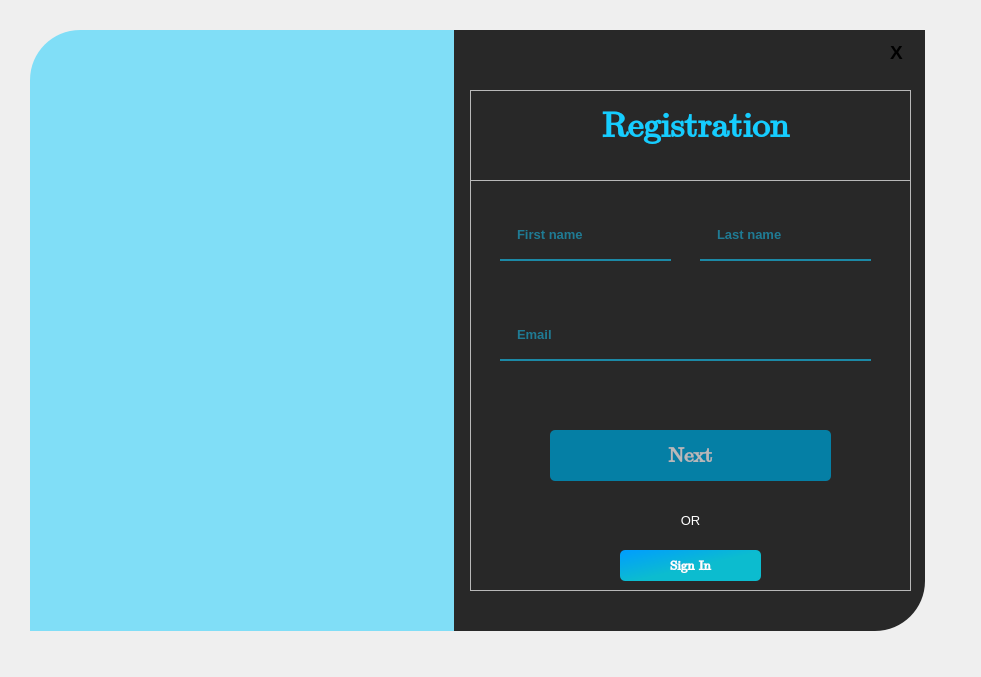
<?xml version="1.0" encoding="UTF-8"?>
<ui version="4.0">
 <class>Registration</class>
 <widget class="QMainWindow" name="Registration">
  <property name="geometry">
   <rect>
    <x>0</x>
    <y>0</y>
    <width>981</width>
    <height>677</height>
   </rect>
  </property>
  <property name="windowTitle">
   <string>MainWindow</string>
  </property>
  <widget class="QWidget" name="centralwidget">
   <widget class="QWidget" name="widget" native="true">
    <property name="geometry">
     <rect>
      <x>0</x>
      <y>0</y>
      <width>951</width>
      <height>661</height>
     </rect>
    </property>
    <widget class="QLabel" name="label">
     <property name="geometry">
      <rect>
       <x>30</x>
       <y>30</y>
       <width>491</width>
       <height>601</height>
      </rect>
     </property>
     <property name="styleSheet">
      <string notr="true">border-image: url(:/background/background.jpg);
border-top-left-radius:50px;</string>
     </property>
     <property name="text">
      <string/>
     </property>
    </widget>
    <widget class="QLabel" name="label_2">
     <property name="geometry">
      <rect>
       <x>454</x>
       <y>30</y>
       <width>471</width>
       <height>601</height>
      </rect>
     </property>
     <property name="cursor">
      <cursorShape>IBeamCursor</cursorShape>
     </property>
     <property name="styleSheet">
      <string notr="true">background-color: rgb(40, 40, 40);
border-bottom-right-radius:50px;</string>
     </property>
     <property name="text">
      <string/>
     </property>
    </widget>
    <widget class="QPushButton" name="pushButton">
     <property name="geometry">
      <rect>
       <x>870</x>
       <y>32</y>
       <width>53</width>
       <height>41</height>
      </rect>
     </property>
     <property name="font">
      <font>
       <pointsize>14</pointsize>
       <weight>75</weight>
       <bold>true</bold>
      </font>
     </property>
     <property name="styleSheet">
      <string notr="true">QPushButton{
	color:rgb(0, 0, 0);
	border:none;
}
QPushButton:hover{
	background-color:rgb(255, 0, 0);
	color:rgb(255, 255, 255);
}</string>
     </property>
     <property name="text">
      <string>X</string>
     </property>
    </widget>
    <widget class="QLabel" name="label_4">
     <property name="geometry">
      <rect>
       <x>80</x>
       <y>30</y>
       <width>841</width>
       <height>41</height>
      </rect>
     </property>
     <property name="text">
      <string/>
     </property>
    </widget>
    <widget class="QLabel" name="label_3">
     <property name="geometry">
      <rect>
       <x>30</x>
       <y>30</y>
       <width>491</width>
       <height>601</height>
      </rect>
     </property>
     <property name="styleSheet">
      <string notr="true">background-color: rgba(21, 205, 255, 130);
border-top-left-radius:50px;</string>
     </property>
     <property name="text">
      <string/>
     </property>
     <property name="scaledContents">
      <bool>true</bool>
     </property>
    </widget>
    <widget class="QFrame" name="frame">
     <property name="geometry">
      <rect>
       <x>470</x>
       <y>90</y>
       <width>441</width>
       <height>501</height>
      </rect>
     </property>
     <property name="frameShape">
      <enum>QFrame::StyledPanel</enum>
     </property>
     <property name="frameShadow">
      <enum>QFrame::Raised</enum>
     </property>
     <widget class="QLabel" name="label_5">
      <property name="geometry">
       <rect>
        <x>100</x>
        <y>10</y>
        <width>251</width>
        <height>51</height>
       </rect>
      </property>
      <property name="font">
       <font>
        <family>Cambria Math</family>
        <pointsize>26</pointsize>
        <weight>75</weight>
        <bold>true</bold>
       </font>
      </property>
      <property name="styleSheet">
       <string notr="true">color: rgb(21, 205, 255);</string>
      </property>
      <property name="text">
       <string>Registration</string>
      </property>
      <property name="alignment">
       <set>Qt::AlignCenter</set>
      </property>
     </widget>
     <widget class="QFrame" name="frame_2">
      <property name="geometry">
       <rect>
        <x>0</x>
        <y>90</y>
        <width>441</width>
        <height>411</height>
       </rect>
      </property>
      <property name="frameShape">
       <enum>QFrame::StyledPanel</enum>
      </property>
      <property name="frameShadow">
       <enum>QFrame::Raised</enum>
      </property>
      <widget class="QLineEdit" name="lineEdit">
       <property name="geometry">
        <rect>
         <x>30</x>
         <y>30</y>
         <width>171</width>
         <height>51</height>
        </rect>
       </property>
       <property name="font">
        <font>
         <pointsize>10</pointsize>
         <weight>75</weight>
         <bold>true</bold>
        </font>
       </property>
       <property name="cursor">
        <cursorShape>IBeamCursor</cursorShape>
       </property>
       <property name="styleSheet">
        <string notr="true">background-color:rgba(0,0,0,0);
border:none;
border-bottom:2px solid rgba(21, 205, 255, 150);
padding: 7px 15px 7px 15px;
color: rgb(21, 205, 255);</string>
       </property>
       <property name="echoMode">
        <enum>QLineEdit::Normal</enum>
       </property>
       <property name="cursorPosition">
        <number>0</number>
       </property>
       <property name="alignment">
        <set>Qt::AlignLeading|Qt::AlignLeft|Qt::AlignVCenter</set>
       </property>
       <property name="dragEnabled">
        <bool>false</bool>
       </property>
       <property name="readOnly">
        <bool>false</bool>
       </property>
       <property name="placeholderText">
        <string>First name</string>
       </property>
       <property name="cursorMoveStyle">
        <enum>Qt::VisualMoveStyle</enum>
       </property>
       <property name="clearButtonEnabled">
        <bool>false</bool>
       </property>
      </widget>
      <widget class="QLineEdit" name="lineEdit_2">
       <property name="geometry">
        <rect>
         <x>230</x>
         <y>30</y>
         <width>171</width>
         <height>51</height>
        </rect>
       </property>
       <property name="font">
        <font>
         <pointsize>10</pointsize>
         <weight>75</weight>
         <bold>true</bold>
        </font>
       </property>
       <property name="cursor">
        <cursorShape>IBeamCursor</cursorShape>
       </property>
       <property name="styleSheet">
        <string notr="true">background-color:rgba(0,0,0,0);
border:none;
border-bottom:2px solid rgba(21, 205, 255, 150);
padding: 7px 15px 7px 15px;
color: rgb(21, 205, 255);</string>
       </property>
       <property name="echoMode">
        <enum>QLineEdit::Normal</enum>
       </property>
       <property name="cursorPosition">
        <number>0</number>
       </property>
       <property name="alignment">
        <set>Qt::AlignLeading|Qt::AlignLeft|Qt::AlignVCenter</set>
       </property>
       <property name="dragEnabled">
        <bool>false</bool>
       </property>
       <property name="readOnly">
        <bool>false</bool>
       </property>
       <property name="placeholderText">
        <string>Last name</string>
       </property>
       <property name="cursorMoveStyle">
        <enum>Qt::VisualMoveStyle</enum>
       </property>
       <property name="clearButtonEnabled">
        <bool>false</bool>
       </property>
      </widget>
      <widget class="QLineEdit" name="lineEdit_3">
       <property name="geometry">
        <rect>
         <x>30</x>
         <y>130</y>
         <width>371</width>
         <height>51</height>
        </rect>
       </property>
       <property name="font">
        <font>
         <pointsize>10</pointsize>
         <weight>75</weight>
         <bold>true</bold>
        </font>
       </property>
       <property name="cursor">
        <cursorShape>IBeamCursor</cursorShape>
       </property>
       <property name="styleSheet">
        <string notr="true">background-color:rgba(0,0,0,0);
border:none;
border-bottom:2px solid rgba(21, 205, 255, 150);
padding: 7px 15px 7px 15px;
color: rgb(21, 205, 255);</string>
       </property>
       <property name="echoMode">
        <enum>QLineEdit::Normal</enum>
       </property>
       <property name="cursorPosition">
        <number>0</number>
       </property>
       <property name="alignment">
        <set>Qt::AlignLeading|Qt::AlignLeft|Qt::AlignVCenter</set>
       </property>
       <property name="dragEnabled">
        <bool>false</bool>
       </property>
       <property name="readOnly">
        <bool>false</bool>
       </property>
       <property name="placeholderText">
        <string>Email</string>
       </property>
       <property name="cursorMoveStyle">
        <enum>Qt::VisualMoveStyle</enum>
       </property>
       <property name="clearButtonEnabled">
        <bool>false</bool>
       </property>
      </widget>
      <widget class="QPushButton" name="pushButton_2">
       <property name="geometry">
        <rect>
         <x>80</x>
         <y>250</y>
         <width>281</width>
         <height>51</height>
        </rect>
       </property>
       <property name="font">
        <font>
         <family>Cambria Math</family>
         <pointsize>16</pointsize>
         <weight>75</weight>
         <bold>true</bold>
        </font>
       </property>
       <property name="styleSheet">
        <string notr="true">border-radius:5px;
background-color: rgb(5, 127, 165);
color: rgb(185, 185, 185);</string>
       </property>
       <property name="text">
        <string>Next</string>
       </property>
      </widget>
      <widget class="QLabel" name="label_6">
       <property name="geometry">
        <rect>
         <x>190</x>
         <y>330</y>
         <width>61</width>
         <height>21</height>
        </rect>
       </property>
       <property name="font">
        <font>
         <pointsize>10</pointsize>
         <weight>50</weight>
         <bold>false</bold>
         <underline>false</underline>
        </font>
       </property>
       <property name="styleSheet">
        <string notr="true">color:rgb(255, 255, 255);</string>
       </property>
       <property name="text">
        <string>OR</string>
       </property>
       <property name="alignment">
        <set>Qt::AlignCenter</set>
       </property>
      </widget>
      <widget class="QPushButton" name="pushButton_3">
       <property name="geometry">
        <rect>
         <x>150</x>
         <y>370</y>
         <width>141</width>
         <height>31</height>
        </rect>
       </property>
       <property name="font">
        <font>
         <family>Cambria Math</family>
         <pointsize>10</pointsize>
         <weight>75</weight>
         <bold>true</bold>
        </font>
       </property>
       <property name="cursor">
        <cursorShape>PointingHandCursor</cursorShape>
       </property>
       <property name="styleSheet">
        <string notr="true">background-color: qlineargradient(spread:pad, x1:0, y1:0, x2:1, y2:0.955, stop:0 rgba(0, 157, 255, 255), stop:0.552239 rgba(12, 188, 207, 255));
border-radius:5px;
color: rgb(255, 255, 255);</string>
       </property>
       <property name="text">
        <string>Sign In</string>
       </property>
      </widget>
     </widget>
     <widget class="QFrame" name="frame_3">
      <property name="geometry">
       <rect>
        <x>0</x>
        <y>90</y>
        <width>0</width>
        <height>411</height>
       </rect>
      </property>
      <property name="frameShape">
       <enum>QFrame::StyledPanel</enum>
      </property>
      <property name="frameShadow">
       <enum>QFrame::Raised</enum>
      </property>
      <widget class="QLineEdit" name="lineEdit_4">
       <property name="geometry">
        <rect>
         <x>30</x>
         <y>10</y>
         <width>241</width>
         <height>51</height>
        </rect>
       </property>
       <property name="font">
        <font>
         <pointsize>10</pointsize>
         <weight>75</weight>
         <bold>true</bold>
        </font>
       </property>
       <property name="cursor">
        <cursorShape>IBeamCursor</cursorShape>
       </property>
       <property name="styleSheet">
        <string notr="true">background-color:rgba(0,0,0,0);
border:none;
border-bottom:2px solid rgba(21, 205, 255, 150);
padding: 7px 15px 7px 15px;
color: rgb(21, 205, 255);</string>
       </property>
       <property name="echoMode">
        <enum>QLineEdit::Normal</enum>
       </property>
       <property name="cursorPosition">
        <number>0</number>
       </property>
       <property name="alignment">
        <set>Qt::AlignLeading|Qt::AlignLeft|Qt::AlignVCenter</set>
       </property>
       <property name="dragEnabled">
        <bool>false</bool>
       </property>
       <property name="readOnly">
        <bool>false</bool>
       </property>
       <property name="placeholderText">
        <string>OTP</string>
       </property>
       <property name="cursorMoveStyle">
        <enum>Qt::VisualMoveStyle</enum>
       </property>
       <property name="clearButtonEnabled">
        <bool>false</bool>
       </property>
      </widget>
      <widget class="QPushButton" name="pushButton_6">
       <property name="geometry">
        <rect>
         <x>290</x>
         <y>20</y>
         <width>111</width>
         <height>31</height>
        </rect>
       </property>
       <property name="font">
        <font>
         <family>Cambria Math</family>
         <pointsize>10</pointsize>
         <weight>75</weight>
         <bold>true</bold>
        </font>
       </property>
       <property name="cursor">
        <cursorShape>PointingHandCursor</cursorShape>
       </property>
       <property name="styleSheet">
        <string notr="true">border-radius:5px;
background-color: rgb(5, 127, 165);
color: rgb(185, 185, 185);</string>
       </property>
       <property name="text">
        <string>Verify</string>
       </property>
      </widget>
      <widget class="QLineEdit" name="lineEdit_5">
       <property name="geometry">
        <rect>
         <x>30</x>
         <y>80</y>
         <width>371</width>
         <height>51</height>
        </rect>
       </property>
       <property name="font">
        <font>
         <pointsize>10</pointsize>
         <weight>75</weight>
         <bold>true</bold>
        </font>
       </property>
       <property name="cursor">
        <cursorShape>IBeamCursor</cursorShape>
       </property>
       <property name="styleSheet">
        <string notr="true">background-color:rgba(0,0,0,0);
border:none;
border-bottom:2px solid rgba(21, 205, 255, 150);
padding: 7px 15px 7px 15px;
color: rgb(21, 205, 255);</string>
       </property>
       <property name="echoMode">
        <enum>QLineEdit::Password</enum>
       </property>
       <property name="cursorPosition">
        <number>0</number>
       </property>
       <property name="alignment">
        <set>Qt::AlignLeading|Qt::AlignLeft|Qt::AlignVCenter</set>
       </property>
       <property name="dragEnabled">
        <bool>false</bool>
       </property>
       <property name="readOnly">
        <bool>false</bool>
       </property>
       <property name="placeholderText">
        <string>Password</string>
       </property>
       <property name="cursorMoveStyle">
        <enum>Qt::VisualMoveStyle</enum>
       </property>
       <property name="clearButtonEnabled">
        <bool>false</bool>
       </property>
      </widget>
      <widget class="QLineEdit" name="lineEdit_6">
       <property name="geometry">
        <rect>
         <x>30</x>
         <y>160</y>
         <width>371</width>
         <height>51</height>
        </rect>
       </property>
       <property name="font">
        <font>
         <pointsize>10</pointsize>
         <weight>75</weight>
         <bold>true</bold>
        </font>
       </property>
       <property name="cursor">
        <cursorShape>IBeamCursor</cursorShape>
       </property>
       <property name="styleSheet">
        <string notr="true">background-color:rgba(0,0,0,0);
border:none;
border-bottom:2px solid rgba(21, 205, 255, 150);
padding: 7px 15px 7px 15px;
color: rgb(21, 205, 255);</string>
       </property>
       <property name="echoMode">
        <enum>QLineEdit::Password</enum>
       </property>
       <property name="cursorPosition">
        <number>0</number>
       </property>
       <property name="alignment">
        <set>Qt::AlignLeading|Qt::AlignLeft|Qt::AlignVCenter</set>
       </property>
       <property name="dragEnabled">
        <bool>false</bool>
       </property>
       <property name="readOnly">
        <bool>false</bool>
       </property>
       <property name="placeholderText">
        <string>Re-password</string>
       </property>
       <property name="cursorMoveStyle">
        <enum>Qt::VisualMoveStyle</enum>
       </property>
       <property name="clearButtonEnabled">
        <bool>false</bool>
       </property>
      </widget>
      <widget class="QPushButton" name="pushButton_5">
       <property name="geometry">
        <rect>
         <x>80</x>
         <y>250</y>
         <width>281</width>
         <height>51</height>
        </rect>
       </property>
       <property name="font">
        <font>
         <family>Cambria Math</family>
         <pointsize>16</pointsize>
         <weight>75</weight>
         <bold>true</bold>
        </font>
       </property>
       <property name="styleSheet">
        <string notr="true">border-radius:5px;
background-color: rgb(5, 127, 165);
color: rgb(185, 185, 185);</string>
       </property>
       <property name="text">
        <string>Register</string>
       </property>
      </widget>
      <widget class="QLabel" name="label_9">
       <property name="geometry">
        <rect>
         <x>190</x>
         <y>330</y>
         <width>61</width>
         <height>21</height>
        </rect>
       </property>
       <property name="font">
        <font>
         <pointsize>10</pointsize>
         <weight>50</weight>
         <bold>false</bold>
         <underline>false</underline>
        </font>
       </property>
       <property name="styleSheet">
        <string notr="true">color:rgb(255, 255, 255);</string>
       </property>
       <property name="text">
        <string>OR</string>
       </property>
       <property name="alignment">
        <set>Qt::AlignCenter</set>
       </property>
      </widget>
      <widget class="QPushButton" name="pushButton_7">
       <property name="geometry">
        <rect>
         <x>150</x>
         <y>370</y>
         <width>141</width>
         <height>31</height>
        </rect>
       </property>
       <property name="font">
        <font>
         <family>Cambria Math</family>
         <pointsize>10</pointsize>
         <weight>75</weight>
         <bold>true</bold>
        </font>
       </property>
       <property name="cursor">
        <cursorShape>PointingHandCursor</cursorShape>
       </property>
       <property name="styleSheet">
        <string notr="true">background-color: qlineargradient(spread:pad, x1:0, y1:0, x2:1, y2:0.955, stop:0 rgba(0, 157, 255, 255), stop:0.552239 rgba(12, 188, 207, 255));
border-radius:5px;
color: rgb(255, 255, 255);</string>
       </property>
       <property name="text">
        <string>Back</string>
       </property>
      </widget>
      <widget class="QLabel" name="label_24">
       <property name="geometry">
        <rect>
         <x>300</x>
         <y>20</y>
         <width>71</width>
         <height>31</height>
        </rect>
       </property>
       <property name="font">
        <font>
         <pointsize>10</pointsize>
         <weight>75</weight>
         <bold>true</bold>
        </font>
       </property>
       <property name="styleSheet">
        <string notr="true">color: rgb(1, 158, 253);</string>
       </property>
       <property name="text">
        <string>Verified</string>
       </property>
      </widget>
      <zorder>lineEdit_4</zorder>
      <zorder>lineEdit_5</zorder>
      <zorder>lineEdit_6</zorder>
      <zorder>pushButton_5</zorder>
      <zorder>label_9</zorder>
      <zorder>pushButton_7</zorder>
      <zorder>label_24</zorder>
      <zorder>pushButton_6</zorder>
     </widget>
     <widget class="QFrame" name="frame_4">
      <property name="geometry">
       <rect>
        <x>0</x>
        <y>90</y>
        <width>0</width>
        <height>411</height>
       </rect>
      </property>
      <property name="frameShape">
       <enum>QFrame::StyledPanel</enum>
      </property>
      <property name="frameShadow">
       <enum>QFrame::Raised</enum>
      </property>
      <widget class="QLabel" name="label_10">
       <property name="geometry">
        <rect>
         <x>100</x>
         <y>20</y>
         <width>241</width>
         <height>221</height>
        </rect>
       </property>
       <property name="styleSheet">
        <string notr="true">border-radius: 110px</string>
       </property>
       <property name="text">
        <string/>
       </property>
       <property name="pixmap">
        <pixmap>../../../Res/Images/temp.png</pixmap>
       </property>
       <property name="scaledContents">
        <bool>true</bool>
       </property>
      </widget>
      <widget class="QPushButton" name="pushButton_4">
       <property name="geometry">
        <rect>
         <x>40</x>
         <y>320</y>
         <width>161</width>
         <height>41</height>
        </rect>
       </property>
       <property name="font">
        <font>
         <family>Cambria Math</family>
         <pointsize>13</pointsize>
         <weight>75</weight>
         <bold>true</bold>
        </font>
       </property>
       <property name="styleSheet">
        <string notr="true">background-color: qlineargradient(spread:pad, x1:0, y1:0, x2:1, y2:0.955, stop:0 rgba(0, 157, 255, 255), stop:0.552239 rgba(12, 188, 207, 255));
border-radius:5px;
color: rgb(255, 255, 255);</string>
       </property>
       <property name="text">
        <string>Skip</string>
       </property>
      </widget>
      <widget class="QPushButton" name="pushButton_10">
       <property name="geometry">
        <rect>
         <x>240</x>
         <y>320</y>
         <width>161</width>
         <height>41</height>
        </rect>
       </property>
       <property name="font">
        <font>
         <family>Cambria Math</family>
         <pointsize>13</pointsize>
         <weight>75</weight>
         <bold>true</bold>
        </font>
       </property>
       <property name="styleSheet">
        <string notr="true">background-color: qlineargradient(spread:pad, x1:0, y1:0, x2:1, y2:0.955, stop:0 rgba(0, 157, 255, 255), stop:0.552239 rgba(12, 188, 207, 255));
border-radius:5px;
color: rgb(255, 255, 255);</string>
       </property>
       <property name="text">
        <string>Add</string>
       </property>
      </widget>
      <widget class="QPushButton" name="pushButton_11">
       <property name="geometry">
        <rect>
         <x>240</x>
         <y>320</y>
         <width>161</width>
         <height>41</height>
        </rect>
       </property>
       <property name="font">
        <font>
         <family>Cambria Math</family>
         <pointsize>13</pointsize>
         <weight>75</weight>
         <bold>true</bold>
        </font>
       </property>
       <property name="styleSheet">
        <string notr="true">background-color: qlineargradient(spread:pad, x1:0, y1:0, x2:1, y2:0.955, stop:0 rgba(0, 157, 255, 255), stop:0.552239 rgba(12, 188, 207, 255));
border-radius:5px;
color: rgb(255, 255, 255);</string>
       </property>
       <property name="text">
        <string>Finish</string>
       </property>
      </widget>
      <widget class="QPushButton" name="pushButton_9">
       <property name="geometry">
        <rect>
         <x>40</x>
         <y>320</y>
         <width>161</width>
         <height>41</height>
        </rect>
       </property>
       <property name="font">
        <font>
         <family>Cambria Math</family>
         <pointsize>13</pointsize>
         <weight>75</weight>
         <bold>true</bold>
        </font>
       </property>
       <property name="styleSheet">
        <string notr="true">background-color: qlineargradient(spread:pad, x1:0, y1:0, x2:1, y2:0.955, stop:0 rgba(0, 157, 255, 255), stop:0.552239 rgba(12, 188, 207, 255));
border-radius:5px;
color: rgb(255, 255, 255);</string>
       </property>
       <property name="text">
        <string>Remove</string>
       </property>
      </widget>
      <zorder>label_10</zorder>
      <zorder>pushButton_11</zorder>
      <zorder>pushButton_10</zorder>
      <zorder>pushButton_9</zorder>
      <zorder>pushButton_4</zorder>
     </widget>
    </widget>
    <widget class="QFrame" name="frame_5">
     <property name="geometry">
      <rect>
       <x>470</x>
       <y>90</y>
       <width>0</width>
       <height>501</height>
      </rect>
     </property>
     <property name="frameShape">
      <enum>QFrame::StyledPanel</enum>
     </property>
     <property name="frameShadow">
      <enum>QFrame::Raised</enum>
     </property>
     <widget class="QLabel" name="label_7">
      <property name="geometry">
       <rect>
        <x>70</x>
        <y>270</y>
        <width>311</width>
        <height>71</height>
       </rect>
      </property>
      <property name="font">
       <font>
        <family>Cambria Math</family>
        <pointsize>30</pointsize>
       </font>
      </property>
      <property name="styleSheet">
       <string notr="true">color: qlineargradient(spread:pad, x1:0, y1:0, x2:1, y2:0.955, stop:0 rgba(0, 157, 255, 255), stop:0.552239 rgba(12, 188, 207, 255));</string>
      </property>
      <property name="text">
       <string>Successfully</string>
      </property>
      <property name="alignment">
       <set>Qt::AlignCenter</set>
      </property>
      <property name="wordWrap">
       <bool>true</bool>
      </property>
     </widget>
     <widget class="QPushButton" name="pushButton_8">
      <property name="geometry">
       <rect>
        <x>120</x>
        <y>400</y>
        <width>201</width>
        <height>41</height>
       </rect>
      </property>
      <property name="font">
       <font>
        <family>Cambria Math</family>
        <pointsize>10</pointsize>
        <weight>75</weight>
        <bold>true</bold>
       </font>
      </property>
      <property name="cursor">
       <cursorShape>PointingHandCursor</cursorShape>
      </property>
      <property name="styleSheet">
       <string notr="true">background-color: qlineargradient(spread:pad, x1:0, y1:0, x2:1, y2:0.955, stop:0 rgba(0, 157, 255, 255), stop:0.552239 rgba(12, 188, 207, 255));
border-radius:5px;
color: rgb(255, 255, 255);</string>
      </property>
      <property name="text">
       <string>Go to Login</string>
      </property>
     </widget>
     <widget class="QLabel" name="label_8">
      <property name="geometry">
       <rect>
        <x>70</x>
        <y>200</y>
        <width>311</width>
        <height>71</height>
       </rect>
      </property>
      <property name="font">
       <font>
        <family>Cambria Math</family>
        <pointsize>30</pointsize>
       </font>
      </property>
      <property name="styleSheet">
       <string notr="true">color: qlineargradient(spread:pad, x1:0, y1:0, x2:1, y2:0.955, stop:0 rgba(0, 157, 255, 255), stop:0.552239 rgba(12, 188, 207, 255));</string>
      </property>
      <property name="text">
       <string>Registration</string>
      </property>
      <property name="alignment">
       <set>Qt::AlignCenter</set>
      </property>
      <property name="wordWrap">
       <bool>true</bool>
      </property>
     </widget>
     <widget class="QLabel" name="label_11">
      <property name="geometry">
       <rect>
        <x>130</x>
        <y>50</y>
        <width>181</width>
        <height>151</height>
       </rect>
      </property>
      <property name="text">
       <string/>
      </property>
      <property name="pixmap">
       <pixmap>../../../Res/Images/registration.png</pixmap>
      </property>
      <property name="scaledContents">
       <bool>true</bool>
      </property>
     </widget>
    </widget>
    <zorder>label</zorder>
    <zorder>label_3</zorder>
    <zorder>label_2</zorder>
    <zorder>label_4</zorder>
    <zorder>pushButton</zorder>
    <zorder>frame</zorder>
    <zorder>frame_5</zorder>
   </widget>
  </widget>
 </widget>
 <resources>
  <include location="res.qrc"/>
 </resources>
 <connections/>
</ui>
